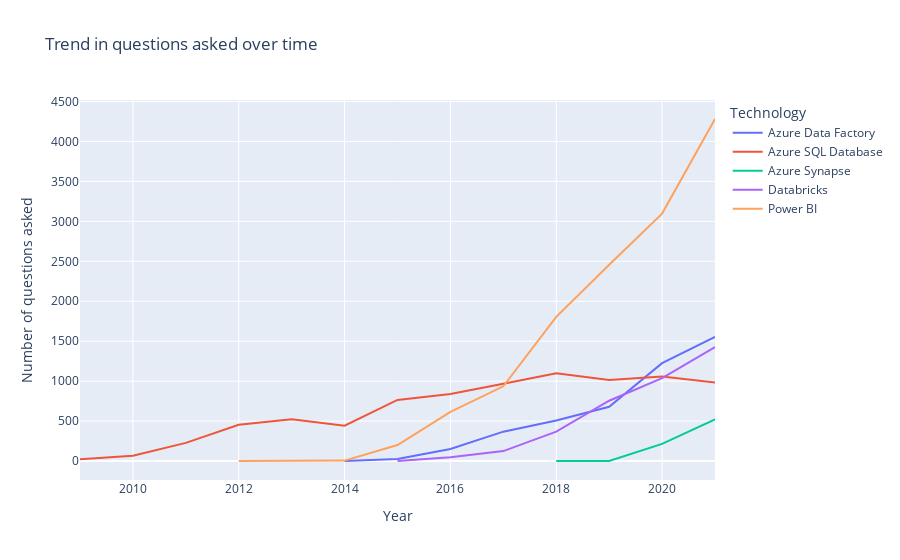

Source (notebook cell):
### Code cell
# Plot overall trend in questions per technology over time
df_pivot = pd.pivot_table(df_all,index=['year'],columns=['Technology'],values='month',aggfunc=len).reset_index()
fig = df_pivot.plot(x='year',
              y=list(df_pivot.columns[1:]), 
              labels=dict(
                  year='Year',
                  value='Number of questions asked',
                  variable='Technology'),
              title='Trend in questions asked over time'
              )
fig.show()

### Figure 1 — Plotly figure (JSON) as saved in the notebook; plotly's stock layout.template omitted (floating-point values rounded to 4 significant figures)
{"data": [{"hovertemplate": "Technology=Azure Data Factory<br>Year=%{x}<br>Number of questions asked=%{y}<extra></extra>", "legendgroup": "Azure Data Factory", "line": {"color": "#636efa", "dash": "solid"}, "marker": {"symbol": "circle"}, "mode": "lines", "name": "Azure Data Factory", "orientation": "v", "showlegend": true, "type": "scatter", "x": [2009, 2010, 2011, 2012, 2013, 2014, 2015, 2016, 2017, 2018, 2019, 2020, 2021], "xaxis": "x", "y": [null, null, null, null, null, 1, 26, 151, 368, 508, 680, 1226, 1553], "yaxis": "y"}, {"hovertemplate": "Technology=Azure SQL Database<br>Year=%{x}<br>Number of questions asked=%{y}<extra></extra>", "legendgroup": "Azure SQL Database", "line": {"color": "#EF553B", "dash": "solid"}, "marker": {"symbol": "circle"}, "mode": "lines", "name": "Azure SQL Database", "orientation": "v", "showlegend": true, "type": "scatter", "x": [2009, 2010, 2011, 2012, 2013, 2014, 2015, 2016, 2017, 2018, 2019, 2020, 2021], "xaxis": "x", "y": [22, 67, 228, 455, 522, 443, 765, 840, 969, 1099, 1014, 1059, 983], "yaxis": "y"}, {"hovertemplate": "Technology=Azure Synapse<br>Year=%{x}<br>Number of questions asked=%{y}<extra></extra>", "legendgroup": "Azure Synapse", "line": {"color": "#00cc96", "dash": "solid"}, "marker": {"symbol": "circle"}, "mode": "lines", "name": "Azure Synapse", "orientation": "v", "showlegend": true, "type": "scatter", "x": [2009, 2010, 2011, 2012, 2013, 2014, 2015, 2016, 2017, 2018, 2019, 2020, 2021], "xaxis": "x", "y": [null, null, null, null, null, null, null, null, null, 1, 2, 215, 523], "yaxis": "y"}, {"hovertemplate": "Technology=Databricks<br>Year=%{x}<br>Number of questions asked=%{y}<extra></extra>", "legendgroup": "Databricks", "line": {"color": "#ab63fa", "dash": "solid"}, "marker": {"symbol": "circle"}, "mode": "lines", "name": "Databricks", "orientation": "v", "showlegend": true, "type": "scatter", "x": [2009, 2010, 2011, 2012, 2013, 2014, 2015, 2016, 2017, 2018, 2019, 2020, 2021], "xaxis": "x", "y": [null, null, null, null, null, null, 1, 49, 125, 369, 755, 1038, 1427], "yaxis": "y"}, {"hovertemplate": "Technology=Power BI<br>Year=%{x}<br>Number of questions asked=%{y}<extra></extra>", "legendgroup": "Power BI", "line": {"color": "#FFA15A", "dash": "solid"}, "marker": {"symbol": "circle"}, "mode": "lines", "name": "Power BI", "orientation": "v", "showlegend": true, "type": "scatter", "x": [2009, 2010, 2011, 2012, 2013, 2014, 2015, 2016, 2017, 2018, 2019, 2020, 2021], "xaxis": "x", "y": [null, null, null, 1, 1, 6, 201, 616, 936, 1805, 2457, 3097, 4281], "yaxis": "y"}], "layout": {"legend": {"title": {"text": "Technology"}, "tracegroupgap": 0}, "title": {"text": "Trend in questions asked over time"}, "xaxis": {"anchor": "y", "domain": [0, 1], "title": {"text": "Year"}}, "yaxis": {"anchor": "x", "domain": [0, 1], "title": {"text": "Number of questions asked"}}}}
